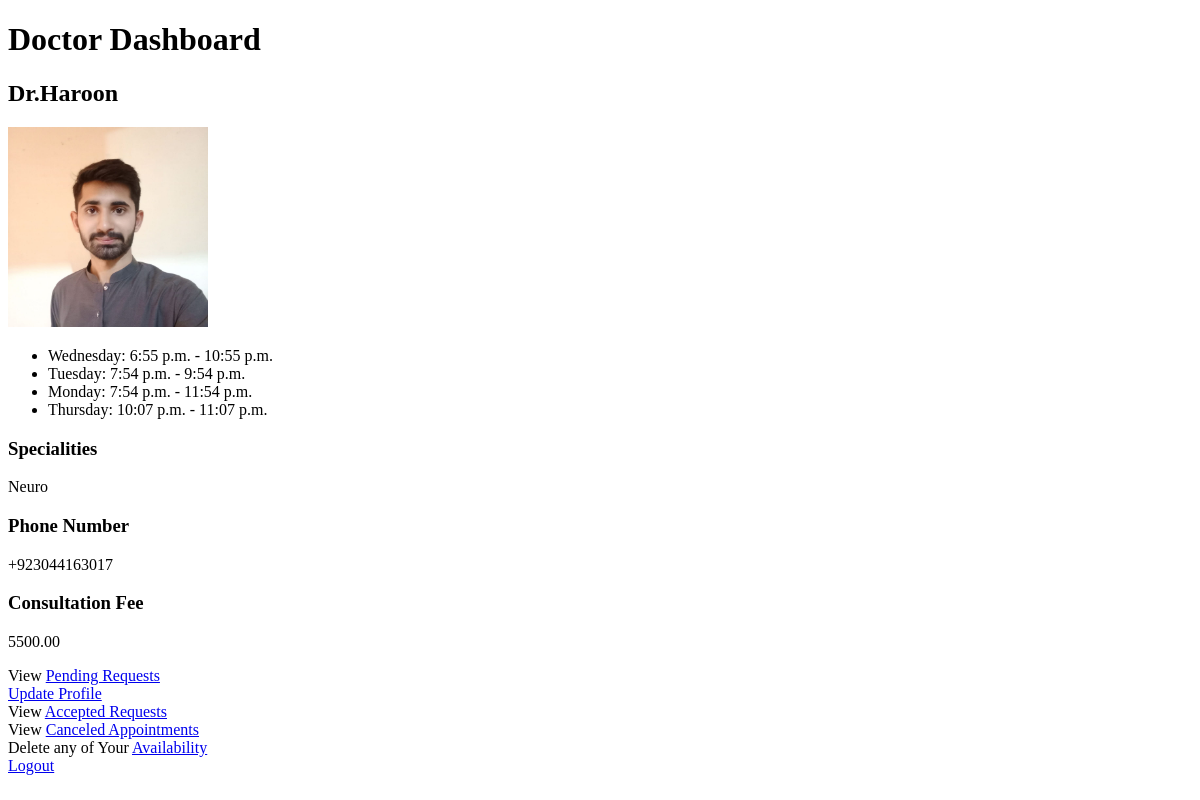
Page /doctor/dashboard/ (signed in) on the earlier database version.
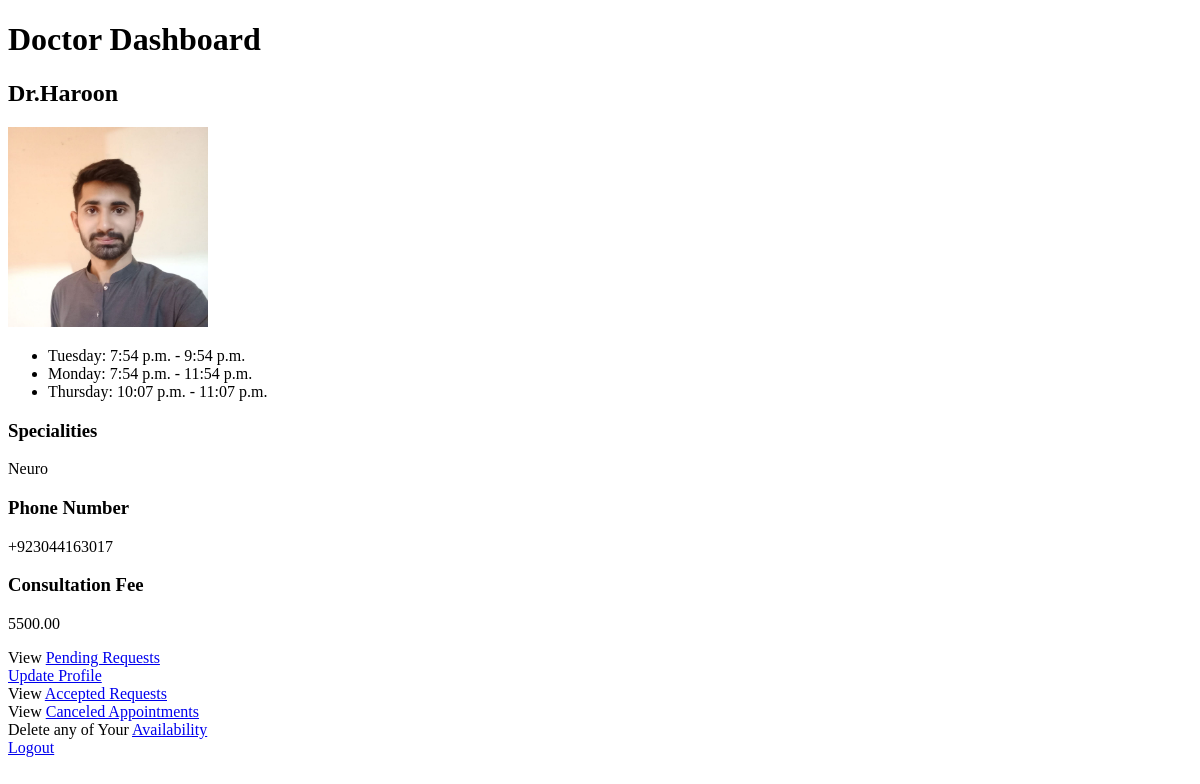
Same page on the later database version.
### doctor/models.py (models this page shows, shortened)
class Doctor(models.Model):
    user = models.OneToOneField(User, on_delete=models.CASCADE)
    specialization = models.CharField(max_length=100)
    consultation_fee = models.DecimalField(max_digits=10, decimal_places=2)
    phone_number = models.CharField(max_length=15)
    profile_image = models.ImageField(null=False, default='default_image.jpg')

class Availability(models.Model):
    doctor = models.ForeignKey(Doctor, on_delete=models.CASCADE, related_name='availabilities')
    day_of_week = models.CharField(max_length=10)
    start_time = models.TimeField()
    end_time = models.TimeField()

### doctor/views.py (the view)
# urls.py: path('dashboard/',views.doctor_dashboard,name='doctor_dashboard'),
@login_required(login_url='/doctor/login/')
def doctor_dashboard(request):
    doctor = get_object_or_404(models.Doctor, user=request.user)
    availabilities = doctor.availabilities.all()
    context = {
        'doctor': doctor,
        'availabilities': availabilities,
    }
    return render(request, 'doctor_dashboard.html', context)

### templates/doctor_dashboard.html (shortened to what this page needs)
<!DOCTYPE html>
<html lang="en">
<head>
</head>
<body>
    <div class="container mt-4">
        <h1>Doctor Dashboard</h1>
        <div class="card">
            <div class="card-header">
                <h2>{{ doctor.user.username }}</h2>
            </div>
            <div class="card-body">
                {% if doctor.profile_image %}
                <img src="{{ doctor.profile_image.url }}" alt="Doctor Image" class="img-fluid mb-3" style="max-width: 200px;">
                {% else %}
                <p>No image available</p>
                {% endif %}
                <ul>
                    {% for availability in doctor.availabilities.all %}
                        <li>{{ availability.day_of_week }}: {{ availability.start_time }} - {{ availability.end_time }}</li>
                    {% endfor %}
                </ul>
                <h3>Specialities</h3>
                <p>{{ doctor.specialization }}</p>
                <h3>Phone Number</h3>
                <p>{{ doctor.phone_number }}</p>
                <h3>Consultation Fee</h3>
                <p>{{ doctor.consultation_fee }}</p>
                View <a href="{% url 'pending_requests' %}">Pending Requests</a><br>
                <a href="{% url 'update_doctor_profile' %}">Update Profile</a><br>
                View <a href="{% url 'accepted_requests' %}">Accepted Requests</a><br>
                View <a href="{% url 'doctor_canceled_appointment' %}"> Canceled Appointments</a><br>
                Delete any of Your <a href="{% url 'manage_availability' %}">Availability</a><br>
                <a href="{% url 'doctor_logout' %}" class="btn btn-primary">Logout</a>
            </div>
        </div>
    </div>
</body>
</html>

Differences in the rows shown:
removed Availability: day_of_week "Wednesday", start_time "6:55 p.m.", end_time "10:55 p.m."
